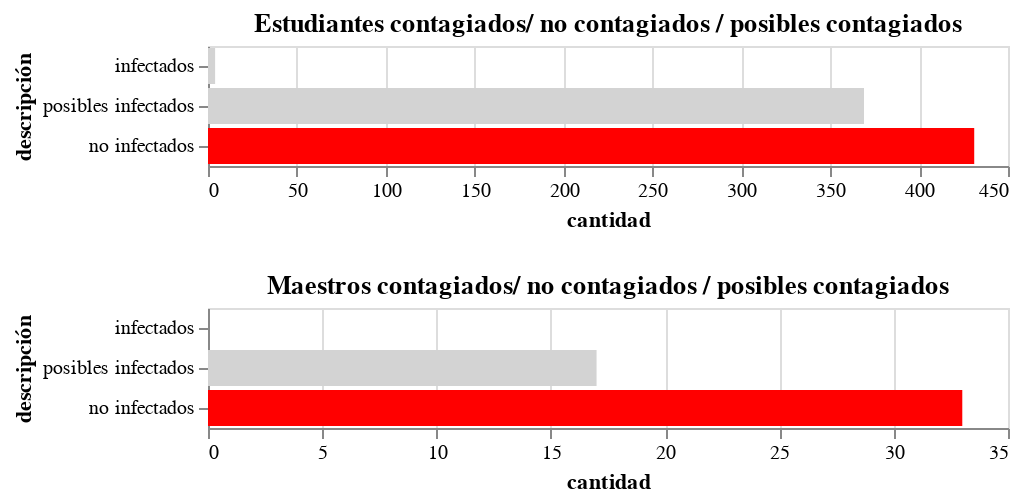

The notebook cell saved with this chart:
### Code cell
alt.Chart(df_estudiantes).mark_bar().encode(
    y=alt.Y('description',sort=alt.EncodingSortField(field="value",order='ascending'),title='descripción'),
    x=alt.X('value',title='cantidad'),
    color= alt.condition(
            alt.datum.value == max(df_estudiantes['value']),
            alt.value('red'),    
            alt.value('lightgrey')
            )
).properties(
    title='Estudiantes contagiados/ no contagiados / posibles contagiados'
)&alt.Chart(df_maestro).mark_bar().encode(
    y=alt.Y('description',sort=alt.EncodingSortField(field="value",order='ascending'),title='descripción'),
    x=alt.X('value',title='cantidad'),
    color= alt.condition(
            alt.datum.value == max(df_maestro['value']),
            alt.value('red'),    
            alt.value('lightgrey')
            )
).properties(title='Maestros contagiados/ no contagiados / posibles contagiados')

### Figure 1 — Vega-Lite specification as saved in the notebook (floating-point values rounded to 4 significant figures)
{"config": {"view": {"continuousWidth": 400, "continuousHeight": 300}}, "vconcat": [{"data": {"name": "data-efdb1c10ba4bccffac7a4a3acd637e44"}, "mark": "bar", "encoding": {"color": {"condition": {"value": "red", "test": "(datum.value === 431)"}, "value": "lightgrey"}, "x": {"type": "quantitative", "field": "value", "title": "cantidad"}, "y": {"type": "nominal", "field": "description", "sort": {"field": "value", "order": "ascending"}, "title": "descripción"}}, "title": "Estudiantes contagiados/ no contagiados / posibles contagiados"}, {"data": {"name": "data-f21b3908c56bd4bfeb0606d3182a230d"}, "mark": "bar", "encoding": {"color": {"condition": {"value": "red", "test": "(datum.value === 33)"}, "value": "lightgrey"}, "x": {"type": "quantitative", "field": "value", "title": "cantidad"}, "y": {"type": "nominal", "field": "description", "sort": {"field": "value", "order": "ascending"}, "title": "descripción"}}, "title": "Maestros contagiados/ no contagiados / posibles contagiados"}], "$schema": "https://vega.github.io/schema/vega-lite/v4.8.1.json", "datasets": {"data-efdb1c10ba4bccffac7a4a3acd637e44": [{"description": "no infectados", "value": 431}, {"description": "posibles infectados", "value": 369}, {"description": "infectados", "value": 4}], "data-f21b3908c56bd4bfeb0606d3182a230d": [{"description": "no infectados", "value": 33}, {"description": "posibles infectados", "value": 17}, {"description": "infectados", "value": 0}]}}
